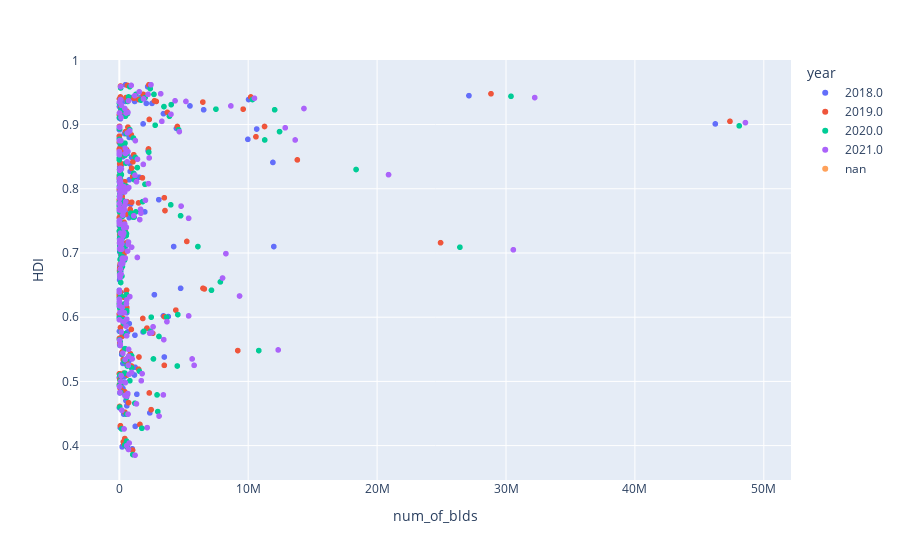

This figure's notebook cell:
### Code cell
# convert the year column to string
df_mm_blds_hdi.loc[: ,'year'] = df_mm_blds_hdi['year'].astype(str)

# the scatter plot of the number of manually mapped buildings and hdi in the years 2018-2022
fig = px.scatter(df_mm_blds_hdi, x="num_of_blds", y="HDI",
                 color="year",
                 #symbol="adm0_iso"
                 hover_name="adm0_iso",)
fig.show()

### Figure 1 — Plotly figure (JSON) as saved in the notebook; plotly's stock layout.template omitted (floating-point values rounded to 4 significant figures; data arrays with more than 128 entries replaced by an {"elided": "..."} marker saying what was removed)
{"data": [{"hovertemplate": "<b>%{hovertext}</b><br><br>year=2018.0<br>num_of_blds=%{x}<br>HDI=%{y}<extra></extra>", "hovertext": {"elided": "193 str values"}, "legendgroup": "2018.0", "marker": {"color": "#636efa", "symbol": "circle"}, "mode": "markers", "name": "2018.0", "showlegend": true, "type": "scattergl", "x": {"elided": "193 int values"}, "xaxis": "x", "y": {"elided": "193 float values"}, "yaxis": "y"}, {"hovertemplate": "<b>%{hovertext}</b><br><br>year=2019.0<br>num_of_blds=%{x}<br>HDI=%{y}<extra></extra>", "hovertext": {"elided": "193 str values"}, "legendgroup": "2019.0", "marker": {"color": "#EF553B", "symbol": "circle"}, "mode": "markers", "name": "2019.0", "showlegend": true, "type": "scattergl", "x": {"elided": "193 int values"}, "xaxis": "x", "y": {"elided": "193 float values"}, "yaxis": "y"}, {"hovertemplate": "<b>%{hovertext}</b><br><br>year=2020.0<br>num_of_blds=%{x}<br>HDI=%{y}<extra></extra>", "hovertext": {"elided": "193 str values"}, "legendgroup": "2020.0", "marker": {"color": "#00cc96", "symbol": "circle"}, "mode": "markers", "name": "2020.0", "showlegend": true, "type": "scattergl", "x": {"elided": "193 int values"}, "xaxis": "x", "y": {"elided": "193 float values"}, "yaxis": "y"}, {"hovertemplate": "<b>%{hovertext}</b><br><br>year=2021.0<br>num_of_blds=%{x}<br>HDI=%{y}<extra></extra>", "hovertext": {"elided": "193 str values"}, "legendgroup": "2021.0", "marker": {"color": "#ab63fa", "symbol": "circle"}, "mode": "markers", "name": "2021.0", "showlegend": true, "type": "scattergl", "x": {"elided": "193 int values"}, "xaxis": "x", "y": {"elided": "193 float values"}, "yaxis": "y"}, {"hovertemplate": "<b>%{hovertext}</b><br><br>year=nan<br>num_of_blds=%{x}<br>HDI=%{y}<extra></extra>", "hovertext": {"elided": "446 str values"}, "legendgroup": "nan", "marker": {"color": "#FFA15A", "symbol": "circle"}, "mode": "markers", "name": "nan", "showlegend": true, "type": "scattergl", "x": {"elided": "446 int values"}, "xaxis": "x", "y": {"elided": "446 null values"}, "yaxis": "y"}], "layout": {"legend": {"title": {"text": "year"}, "tracegroupgap": 0}, "margin": {"t": 60}, "xaxis": {"anchor": "y", "domain": [0, 1], "title": {"text": "num_of_blds"}}, "yaxis": {"anchor": "x", "domain": [0, 1], "title": {"text": "HDI"}}}}
